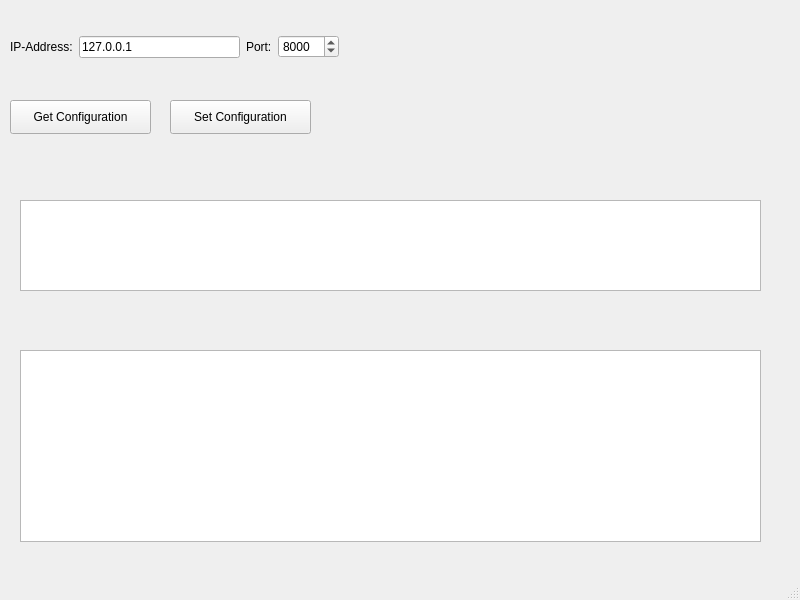
<?xml version="1.0" encoding="UTF-8"?>
<ui version="4.0">
 <class>MainWindow</class>
 <widget class="QMainWindow" name="MainWindow">
  <property name="geometry">
   <rect>
    <x>0</x>
    <y>0</y>
    <width>800</width>
    <height>600</height>
   </rect>
  </property>
  <property name="windowTitle">
   <string>MainWindow</string>
  </property>
  <widget class="QWidget" name="centralwidget">
   <widget class="QPushButton" name="pushButtonGetConfiguration">
    <property name="geometry">
     <rect>
      <x>10</x>
      <y>100</y>
      <width>141</width>
      <height>34</height>
     </rect>
    </property>
    <property name="text">
     <string>Get Configuration</string>
    </property>
   </widget>
   <widget class="QTextEdit" name="textEditXMLContent">
    <property name="geometry">
     <rect>
      <x>20</x>
      <y>200</y>
      <width>741</width>
      <height>91</height>
     </rect>
    </property>
   </widget>
   <widget class="QWidget" name="layoutWidget">
    <property name="geometry">
     <rect>
      <x>10</x>
      <y>30</y>
      <width>329</width>
      <height>34</height>
     </rect>
    </property>
    <layout class="QHBoxLayout" name="horizontalLayout">
     <item>
      <widget class="QLabel" name="labelIPAddress">
       <property name="text">
        <string>IP-Address:</string>
       </property>
      </widget>
     </item>
     <item>
      <widget class="QLineEdit" name="lineEditIPAddress">
       <property name="text">
        <string>127.0.0.1</string>
       </property>
      </widget>
     </item>
     <item>
      <widget class="QLabel" name="labelPort">
       <property name="text">
        <string>Port:</string>
       </property>
      </widget>
     </item>
     <item>
      <widget class="QSpinBox" name="spinBoxPort">
       <property name="minimum">
        <number>1</number>
       </property>
       <property name="maximum">
        <number>65535</number>
       </property>
       <property name="value">
        <number>8000</number>
       </property>
      </widget>
     </item>
    </layout>
   </widget>
   <widget class="QPushButton" name="pushButtonSetConfiguration">
    <property name="geometry">
     <rect>
      <x>170</x>
      <y>100</y>
      <width>141</width>
      <height>34</height>
     </rect>
    </property>
    <property name="text">
     <string>Set Configuration</string>
    </property>
   </widget>
   <widget class="QTableWidget" name="tableWidgetConfigurations">
    <property name="geometry">
     <rect>
      <x>20</x>
      <y>350</y>
      <width>741</width>
      <height>192</height>
     </rect>
    </property>
   </widget>
  </widget>
  <widget class="QMenuBar" name="menubar">
   <property name="geometry">
    <rect>
     <x>0</x>
     <y>0</y>
     <width>800</width>
     <height>30</height>
    </rect>
   </property>
  </widget>
  <widget class="QStatusBar" name="statusbar"/>
 </widget>
 <resources/>
 <connections/>
</ui>
